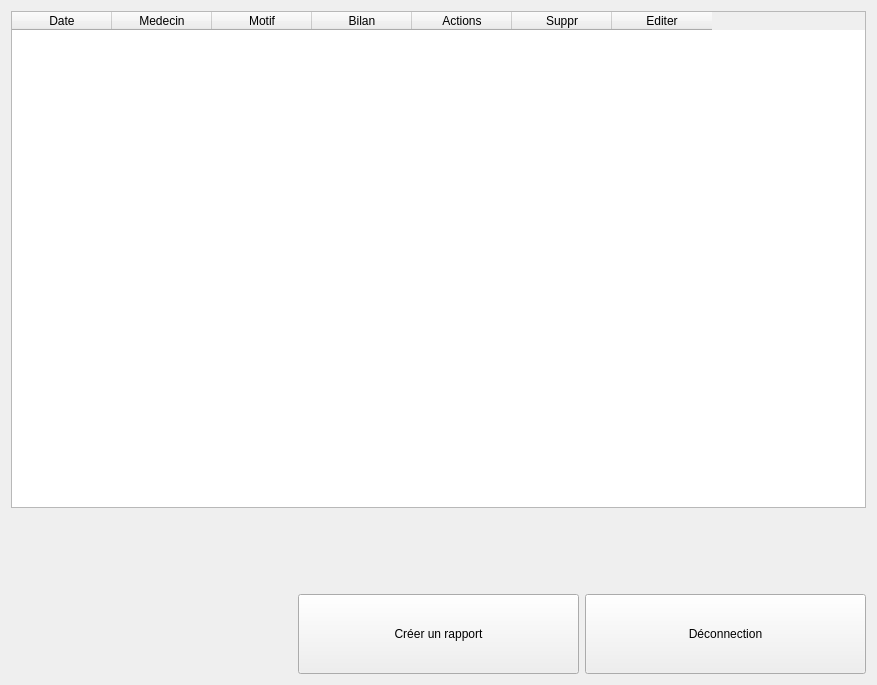
<?xml version="1.0" encoding="UTF-8"?>
<ui version="4.0">
 <class>Form</class>
 <widget class="QWidget" name="Form">
  <property name="geometry">
   <rect>
    <x>0</x>
    <y>0</y>
    <width>877</width>
    <height>685</height>
   </rect>
  </property>
  <property name="minimumSize">
   <size>
    <width>864</width>
    <height>542</height>
   </size>
  </property>
  <property name="windowTitle">
   <string>Form</string>
  </property>
  <layout class="QGridLayout" name="gridLayout">
   <item row="0" column="0">
    <widget class="QTableWidget" name="index_tableau_rapports">
     <property name="minimumSize">
      <size>
       <width>609</width>
       <height>400</height>
      </size>
     </property>
     <property name="alternatingRowColors">
      <bool>false</bool>
     </property>
     <property name="wordWrap">
      <bool>false</bool>
     </property>
     <column>
      <property name="text">
       <string>Date</string>
      </property>
     </column>
     <column>
      <property name="text">
       <string>Medecin</string>
      </property>
     </column>
     <column>
      <property name="text">
       <string>Motif</string>
      </property>
     </column>
     <column>
      <property name="text">
       <string>Bilan</string>
      </property>
     </column>
     <column>
      <property name="text">
       <string>Actions</string>
      </property>
     </column>
     <column>
      <property name="text">
       <string>Suppr</string>
      </property>
     </column>
     <column>
      <property name="text">
       <string>Editer</string>
      </property>
     </column>
    </widget>
   </item>
   <item row="3" column="0">
    <layout class="QHBoxLayout" name="horizontalLayout">
     <item alignment="Qt::AlignHCenter">
      <widget class="QLabel" name="label">
       <property name="text">
        <string/>
       </property>
       <property name="pixmap">
        <pixmap>logoGSBresize.png</pixmap>
       </property>
      </widget>
     </item>
     <item>
      <widget class="QPushButton" name="index_to_rapport">
       <property name="minimumSize">
        <size>
         <width>150</width>
         <height>80</height>
        </size>
       </property>
       <property name="text">
        <string>Créer un rapport</string>
       </property>
      </widget>
     </item>
     <item>
      <widget class="QPushButton" name="index_bouton_deconnection">
       <property name="minimumSize">
        <size>
         <width>150</width>
         <height>80</height>
        </size>
       </property>
       <property name="text">
        <string>Déconnection</string>
       </property>
      </widget>
     </item>
    </layout>
   </item>
   <item row="1" column="0">
    <spacer name="verticalSpacer">
     <property name="orientation">
      <enum>Qt::Vertical</enum>
     </property>
     <property name="sizeType">
      <enum>QSizePolicy::Minimum</enum>
     </property>
     <property name="sizeHint" stdset="0">
      <size>
       <width>20</width>
       <height>80</height>
      </size>
     </property>
    </spacer>
   </item>
  </layout>
 </widget>
 <resources>
  <include location="ressources.qrc"/>
 </resources>
 <connections/>
</ui>
